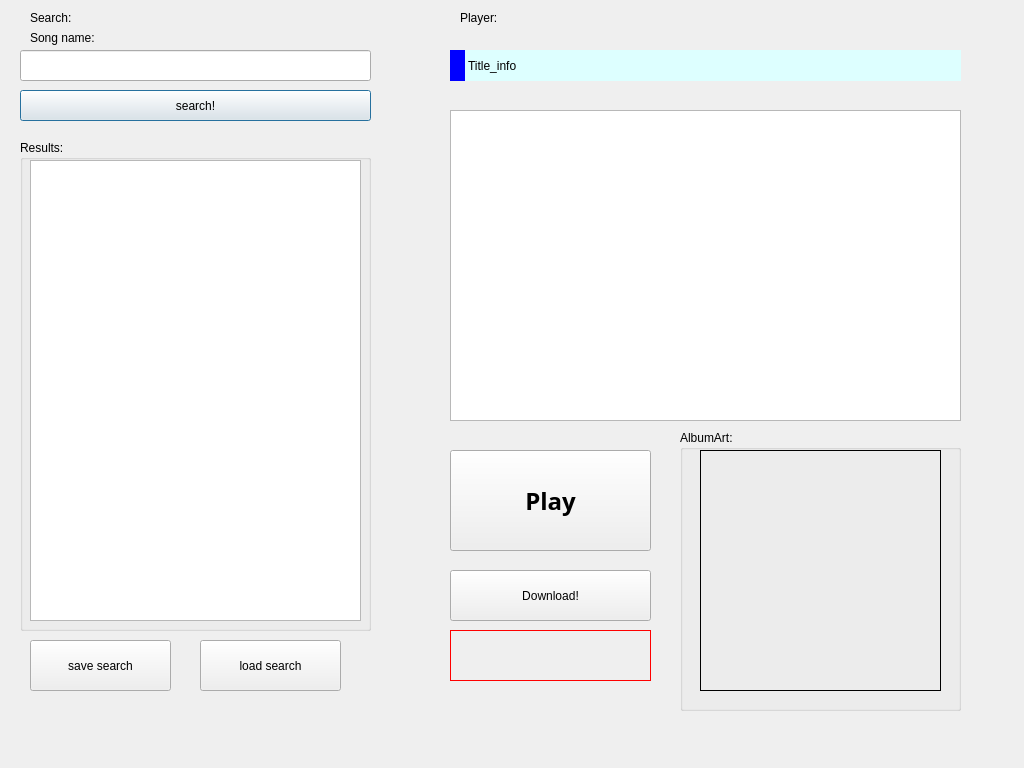
<?xml version="1.0" encoding="UTF-8"?>
<ui version="4.0">
 <class>NCMget_main</class>
 <widget class="QMainWindow" name="NCMget_main">
  <property name="geometry">
   <rect>
    <x>0</x>
    <y>0</y>
    <width>1024</width>
    <height>768</height>
   </rect>
  </property>
  <property name="minimumSize">
   <size>
    <width>1024</width>
    <height>768</height>
   </size>
  </property>
  <property name="maximumSize">
   <size>
    <width>1024</width>
    <height>768</height>
   </size>
  </property>
  <property name="windowTitle">
   <string>NCMget</string>
  </property>
  <widget class="QWidget" name="centralwidget">
   <widget class="QPushButton" name="SearchButton">
    <property name="geometry">
     <rect>
      <x>20</x>
      <y>90</y>
      <width>351</width>
      <height>31</height>
     </rect>
    </property>
    <property name="text">
     <string>search!</string>
    </property>
    <property name="default">
     <bool>true</bool>
    </property>
    <property name="flat">
     <bool>false</bool>
    </property>
   </widget>
   <widget class="QLabel" name="label">
    <property name="geometry">
     <rect>
      <x>30</x>
      <y>30</y>
      <width>101</width>
      <height>16</height>
     </rect>
    </property>
    <property name="text">
     <string>Song name:</string>
    </property>
   </widget>
   <widget class="QLineEdit" name="SearchName">
    <property name="geometry">
     <rect>
      <x>20</x>
      <y>50</y>
      <width>351</width>
      <height>31</height>
     </rect>
    </property>
   </widget>
   <widget class="QGroupBox" name="groupBox">
    <property name="geometry">
     <rect>
      <x>20</x>
      <y>140</y>
      <width>351</width>
      <height>491</height>
     </rect>
    </property>
    <property name="title">
     <string>Results:</string>
    </property>
    <widget class="QListWidget" name="SearchResultList">
     <property name="geometry">
      <rect>
       <x>10</x>
       <y>20</y>
       <width>331</width>
       <height>461</height>
      </rect>
     </property>
     <property name="font">
      <font>
       <family>Sarasa UI SC</family>
       <pointsize>10</pointsize>
      </font>
     </property>
    </widget>
   </widget>
   <widget class="QPushButton" name="DownloadButton">
    <property name="geometry">
     <rect>
      <x>450</x>
      <y>570</y>
      <width>201</width>
      <height>51</height>
     </rect>
    </property>
    <property name="text">
     <string>Download!</string>
    </property>
   </widget>
   <widget class="QLabel" name="label_3">
    <property name="geometry">
     <rect>
      <x>30</x>
      <y>10</y>
      <width>101</width>
      <height>16</height>
     </rect>
    </property>
    <property name="text">
     <string>Search:</string>
    </property>
   </widget>
   <widget class="QLabel" name="label_4">
    <property name="geometry">
     <rect>
      <x>460</x>
      <y>10</y>
      <width>101</width>
      <height>16</height>
     </rect>
    </property>
    <property name="text">
     <string>Player:</string>
    </property>
   </widget>
   <widget class="QLabel" name="MediaInfoDisplay">
    <property name="geometry">
     <rect>
      <x>450</x>
      <y>50</y>
      <width>511</width>
      <height>31</height>
     </rect>
    </property>
    <property name="styleSheet">
     <string notr="true">border-style:solid;
border-left-width:15px;
border-left-color:blue;
background-color:#ddffff</string>
    </property>
    <property name="text">
     <string>Title_info</string>
    </property>
   </widget>
   <widget class="QPushButton" name="PlayButton">
    <property name="geometry">
     <rect>
      <x>450</x>
      <y>450</y>
      <width>201</width>
      <height>101</height>
     </rect>
    </property>
    <property name="font">
     <font>
      <family>Segoe UI Black</family>
      <pointsize>18</pointsize>
      <weight>75</weight>
      <bold>true</bold>
     </font>
    </property>
    <property name="text">
     <string>Play</string>
    </property>
   </widget>
   <widget class="QGroupBox" name="groupBox_2">
    <property name="geometry">
     <rect>
      <x>680</x>
      <y>430</y>
      <width>281</width>
      <height>281</height>
     </rect>
    </property>
    <property name="title">
     <string>AlbumArt:</string>
    </property>
    <widget class="QLabel" name="AlbumArtImg">
     <property name="geometry">
      <rect>
       <x>20</x>
       <y>20</y>
       <width>241</width>
       <height>241</height>
      </rect>
     </property>
     <property name="styleSheet">
      <string notr="true">border:1px solid black</string>
     </property>
     <property name="text">
      <string/>
     </property>
    </widget>
   </widget>
   <widget class="QPushButton" name="SaveSearchButton">
    <property name="geometry">
     <rect>
      <x>30</x>
      <y>640</y>
      <width>141</width>
      <height>51</height>
     </rect>
    </property>
    <property name="text">
     <string>save search</string>
    </property>
   </widget>
   <widget class="QLabel" name="ResultSaveStatus">
    <property name="geometry">
     <rect>
      <x>30</x>
      <y>710</y>
      <width>311</width>
      <height>41</height>
     </rect>
    </property>
    <property name="text">
     <string/>
    </property>
   </widget>
   <widget class="QLabel" name="MusicSaveStatus">
    <property name="geometry">
     <rect>
      <x>450</x>
      <y>630</y>
      <width>201</width>
      <height>51</height>
     </rect>
    </property>
    <property name="styleSheet">
     <string notr="true">border:1px solid red</string>
    </property>
    <property name="text">
     <string/>
    </property>
   </widget>
   <widget class="QTextEdit" name="LyricShow">
    <property name="geometry">
     <rect>
      <x>450</x>
      <y>110</y>
      <width>511</width>
      <height>311</height>
     </rect>
    </property>
    <property name="font">
     <font>
      <family>Sarasa UI SC</family>
      <pointsize>12</pointsize>
     </font>
    </property>
    <property name="readOnly">
     <bool>true</bool>
    </property>
   </widget>
   <widget class="QPushButton" name="LoadSearchButton">
    <property name="geometry">
     <rect>
      <x>200</x>
      <y>640</y>
      <width>141</width>
      <height>51</height>
     </rect>
    </property>
    <property name="text">
     <string>load search</string>
    </property>
   </widget>
  </widget>
 </widget>
 <resources/>
 <connections/>
</ui>
